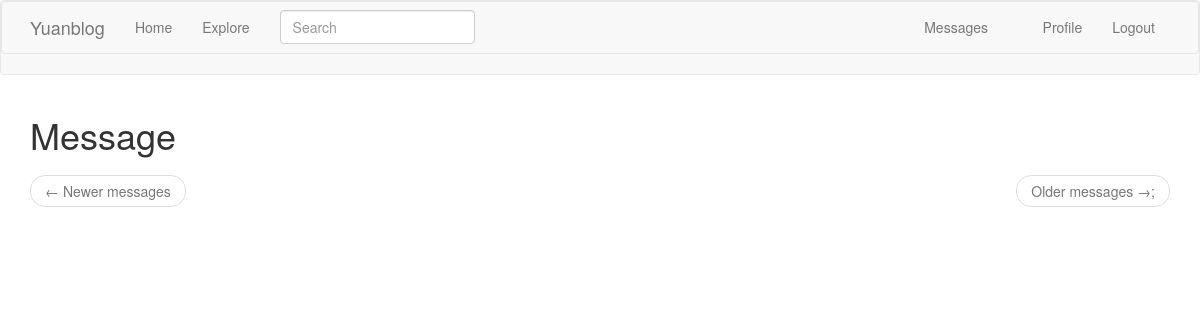
Before: /messages (signed in) with the older database file.
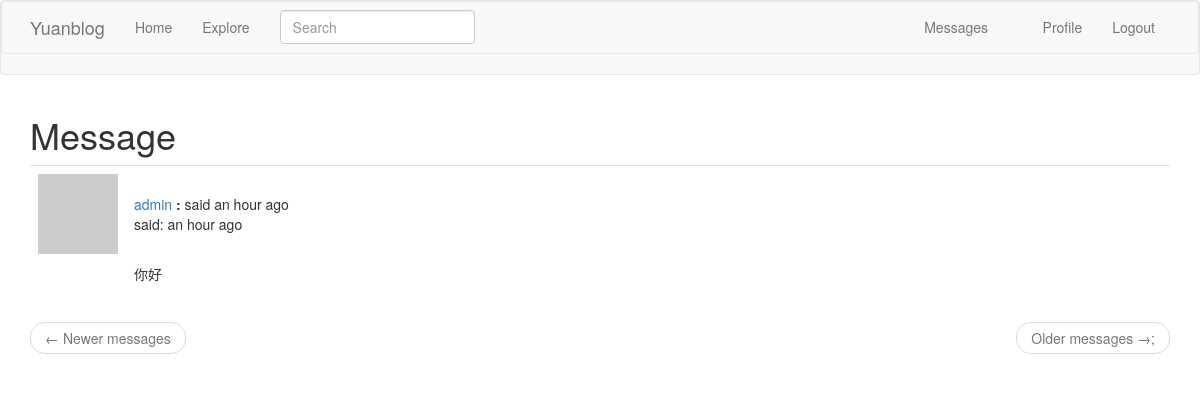
After: the same page with the newer database file.
### app/models.py (models this page shows, shortened)
class Message(db.Model):
    id = db.Column(db.Integer, primary_key=True)
    sender_id = db.Column(db.Integer, db.ForeignKey('user.id'))
    recipient_id = db.Column(db.Integer, db.ForeignKey('user.id'))
    body = db.Column(db.String(140))
    timestamp = db.Column(db.DateTime, index=True, default=datetime.utcnow)

### app/main/routes.py (the view)
@bp.route('/messages')
@login_required
def messages():
    current_user.last_message_read_time = datetime.utcnow()
    db.session.commit()
    page = request.args.get('page', 1, type=int)
    messages = current_user.messages_received.order_by(Message.timestamp.desc()).paginate(
        page, current_app.config['POSTS_PER_PAGE'], False)
    next_url = url_for('main.messages', page=messages.next_num) \
            if messages.has_next else None
    prev_url = url_for('main.messages', page=messages.prev_num) \
        if messages.has_prev else None
    return render_template('messages.html', messages=messages.items, next_url=next_url, prev_url=prev_url)

### app/main/forms.py
class SearchForm(FlaskForm):
    q = StringField(_l('Search'), validators=[DataRequired(), Length(min=0, max=140)])
    def __init__(self, *args, **kwargs):
        if 'formdata' not in kwargs:
            kwargs['formdata'] = request.args
        if 'csrf_enabled' not in kwargs:
            kwargs['csrf_enabled'] = False
        super(SearchForm, self).__init__(*args, **kwargs)

### app/main/routes.py (called while the page is built)
@bp.before_app_request
def before_request():
    if current_user.is_authenticated:
        current_user.last_date = datetime.utcnow()
        db.session.commit()
        g.search_form = SearchForm()
    g.locale = str(get_locale())

### app/models.py (called while the page is built)
@login.user_loader
def load_user(id):
    return User.query.get(int(id))

    @classmethod
    def before_commit(cls, session):
        session._changes = {
            'add': list(session.new),
            'update': list(session.dirty),
            'delete': list(session.deleted)
        }

    def new_messages(self):
        last_read_time = self.last_message_read_time or datetime(1900, 1, 1)
        return Message.query.filter_by(recipient=self).filter(Message.timestamp > last_read_time).count()

### app/templates/messages.html
{% extends "base.html" %}
{% block app_content %}
    <h1>{{ _('Message') }}</h1>
    {% for post in messages %}
        {% include '_post.html' %}
    {% endfor %}
<nav aria-label="...">
    <ul class="pager">
        <li class="previous{% if not prev_url %} disabled{% endif %}">
            <a href="{{ prev_url or '#' }}">
                <span aria-hidden="true">&larr;</span>
                {{ _('Newer messages') }}
            </a>
        </li>
        <li class="next{% if not next_url %} disabled {% endif %}">
        <a href="{{ next_url or '#' }}">
            {{ _('Older messages') }}
            <span aria-hidden="true">&rarr;;</span>
        </a>
    </li>
    </ul>
</nav>
{% endblock %}

### app/templates/_post.html (shortened to what this page needs)
<table class="table table-hover">
    <tr>
        <td width="70px">
            <a href="{{ url_for('main.user', username=post.author.username) }}">
                <img src="{{ post.author.avatar(70) }}">
            </a>
        </td>
        <td style="word-wrap: break-word">
            <br>
            {{ _('%(username)s said %(when)s', username=user_link, when=moment(post.timestamp).fromNow()) }}
            <p>{{ _('said:') }} {{ moment(post.timestamp).fromNow() }}</p>
            <br>
            <p>{{ post.body }}</p>
        </td>
    </tr>
</table>

Changed rows visible on the page:
added Message: timestamp "an hour ago", body "你好"
